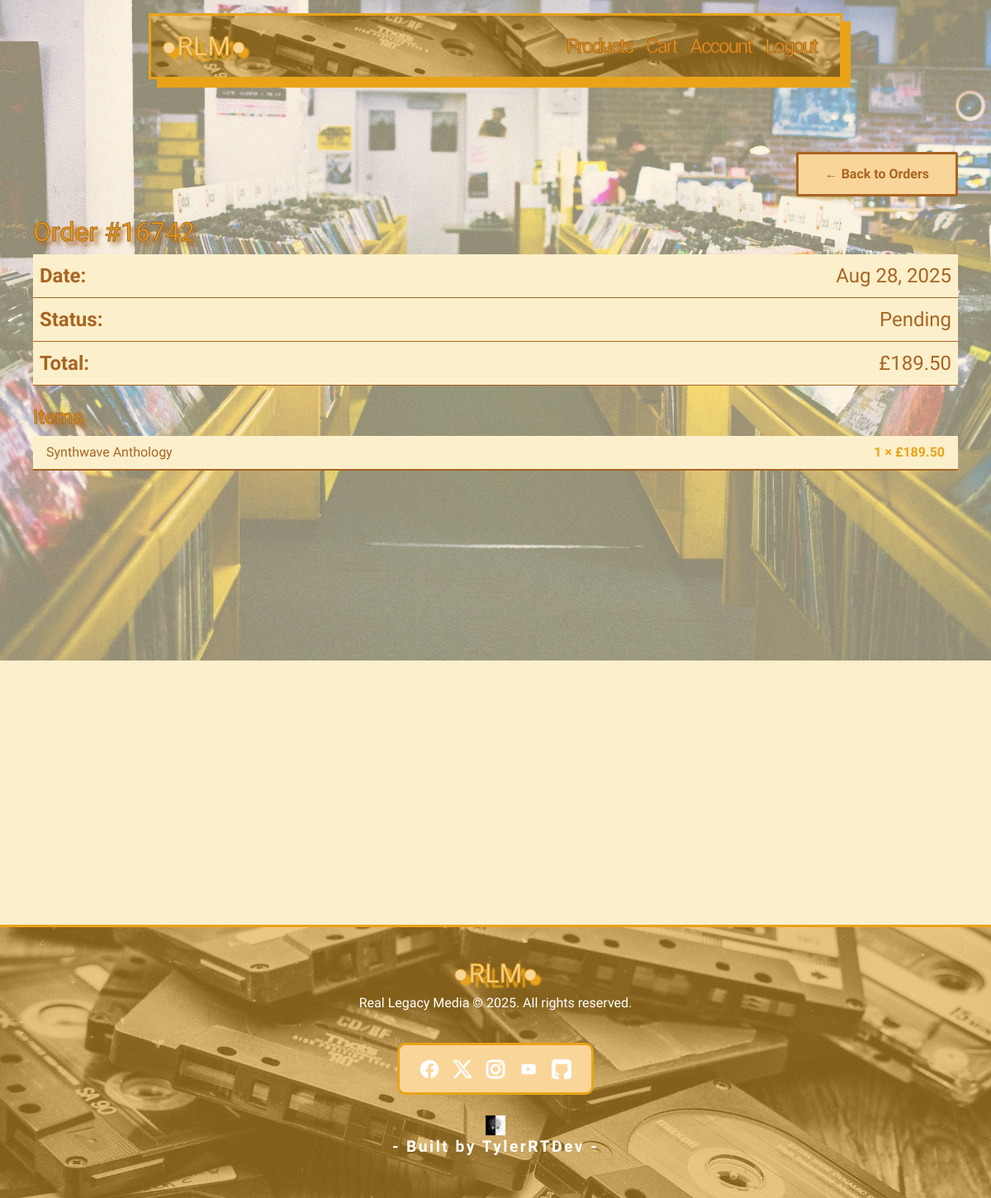
Page /accounts/orders/128/ (signed in) on the committed database.
### checkout/models.py (models this page shows, shortened)
class CheckoutOrder(models.Model):
    STATUS_CHOICES = [
        ('pending', 'Pending'),
        ('shipped', 'Shipped'),
        ('delivered', 'Delivered'),
    ]
    user = models.ForeignKey(User, on_delete=models.CASCADE, null=True, blank=True)
    order_session = models.CharField(max_length=255, unique=True, blank=True, null=True)
    order_number = models.CharField(max_length=5, unique=True, blank=True, null=True)
    email = models.EmailField(blank=True, null=True)
    city = models.CharField(max_length=50, null=True, blank=True)
    postcode = models.CharField(max_length=20, null=True, blank=True)
    total_amount = models.DecimalField(max_digits=10, decimal_places=2)
    status = models.CharField(max_length=20, choices=STATUS_CHOICES, default='pending')
    created_at = models.DateTimeField(auto_now_add=True)
    full_name = models.CharField(max_length=100, null=True, blank=True)
    shipping_address = models.TextField(null=True, blank=True)
    shipping_city = models.CharField(max_length=50, null=True, blank=True)
    shipping_postcode = models.CharField(max_length=20, null=True, blank=True)
    billing_address = models.TextField(null=True, blank=True)
    billing_city = models.CharField(max_length=20,null=True, blank=True)
    billing_postcode = models.CharField(max_length=20,null=True, blank=True)

class CheckoutItem(models.Model):
    order = models.ForeignKey(CheckoutOrder, on_delete=models.CASCADE, related_name='items')
    product = models.ForeignKey(Product, on_delete=models.SET_NULL, null=True)
    size = models.CharField(max_length=10, blank=True, null=True)
    quantity = models.PositiveIntegerField(null=True, blank=True)
    price = models.DecimalField(max_digits=10, decimal_places=2)

### products/models.py (models this page shows, shortened)
class Product(models.Model):
    SIZE_CHOICES = [
        ('S', 'Small'),
        ('M', 'Medium'),
        ('L', 'Large'),
        ('XL', 'Extra Large'),
        ('XXL', 'Double Extra Large'),
    ]
    name = models.CharField(max_length=200)
    slug = models.SlugField(unique=True)
    category = models.ForeignKey(Category, on_delete=models.CASCADE, null=True)
    description = models.TextField()
    genre = models.ForeignKey(Genre, on_delete=models.SET_NULL, null=True, blank=True)
    media_type = models.ForeignKey(MediaType, on_delete=models.SET_NULL, null=True, blank=True)
    price = models.DecimalField(max_digits=10, decimal_places=2)
    stock = models.PositiveIntegerField()
    size = models.CharField(max_length=3, choices=SIZE_CHOICES, blank=True, null=True)
    is_featured = models.BooleanField(default=False)
    is_limited_edition = models.BooleanField(default=False)
    created_at = models.DateTimeField(auto_now_add=True)

### accounts/views.py (the view)
# urls.py: path('orders/<int:order_id>/', views.order_detail_view, name='order_detail'),
@login_required
def order_detail_view(request, order_id):
    try:
        order = CheckoutOrder.objects.get(id=order_id, user=request.user)
    except CheckoutOrder.DoesNotExist:
        raise Http404("Order not found.")
    return render(request, 'accounts/order_detail.html', {'order': order})

### templates/accounts/order_detail.html
{% extends 'base.html' %}
{% block content %}
<div class="order-detail-container container py-5">
  <div class="back-button d-flex justify-content-end mb-4">
      <a href="{% url 'accounts:order_history' %}" class="back-btn-retro">
      <span> ←</span> Back to Orders
      </a>
  </div>
  <h2>Order #{{ order.order_number }}</h2>
  <p><strong>Date:</strong> {{ order.created_at|date:"M d, Y" }}</p>
  <p><strong>Status:</strong> {{ order.status|capfirst }}</p>
  <p><strong>Total:</strong> £{{ order.total_amount }}</p>
  <h4 class="mt-4">Items</h4>
  <ul class="list-group">
    {% for item in order.items.all %}
    <li class="list-group-item d-flex justify-content-between">
      <div>
        {{ item.product.name }} {% if item.size %}<small>| Size: ( {{ item.size }} )</small>{% endif %}
      </div>
      <div class="order-detail-quantity-price fw-bold">
        {{ item.quantity }} × £{{ item.price }}
      </div>
    </li>
    {% endfor %}
  </ul>
</div>
{% endblock %}

### static/css/style.css (style rules this page uses)
:root { --black: #000000; --brown: #a86523; --orange: #E9A319; --peach: #fad59a; --cream: #fcefcb; --text-color: #000000; }
body { font-family: 'Kodchasan', sans-serif; color: var(--text-color); background-color: var(--cream); }
h1, h2, h3, h4 { font-family: 'Brexon', 'Sigmar One', sans-serif; }
.back-btn-retro { border: solid 3px var(--orange); color: var(--brown); border-radius: 0px; font-weight: bold; text-decoration: none; padding: 0.75rem 2rem; background-color: var(--peach); transition: 0.5s; }
.back-button { display: flex; align-self: flex-end; margin-bottom: 2rem; justify-content: space-around; }
.back-btn-retro { border-radius: 3px; border-color: var(--brown); }
.form-title-container h2, .cart-table-container h1, .order-detail-container h2, .order-detail-container h4, .login-container h1, .register-container h1, .checkout-card h1, .checkout-confirmation-container h1, .success-container h1 { text-shadow: 5px 5px 5px var(--brown); -webkit-text-fill-color: var(--orange); -webkit-text-stroke-width: 1px; -webkit-text-stroke-color: var(--brown); }
.order-detail-container { height: 120vh; }
.list-group { border-radius: 0px; }
.checkout-card ul li, .order-detail-container ul li { border: none; border-bottom: 2px solid var(--brown); background: var(--cream); margin-bottom: 1rem; transition: 0.7s ease; color: var(--brown); margin: 0; }
.checkout-item-quantity-cost, .order-detail-quantity-price { color: var(--orange); }
.order-detail-container p { font-size: 150%; color: var(--brown); display: flex; justify-content: space-between; background-color: var(--cream); padding: 0.5rem; margin: 0; border-bottom: solid 1px var(--brown); }
@media (min-width: 1024px) and (max-width: 1439px) { .container { max-width: 1200px; padding: 0 20px; } }

### rows in the picture
CheckoutOrder: order_number "16742", created_at "Aug 28, 2025", status "Pending", total_amount "189.50"
CheckoutItem: product.name "Synthwave Anthology", quantity "1", price "189.50"
